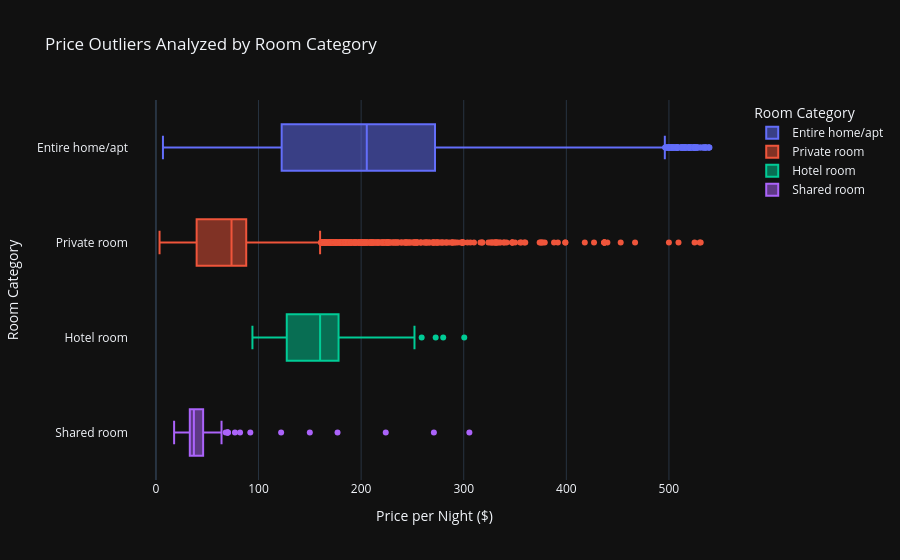

Here is the notebook cell this chart was saved with:
### Code cell
fig=px.box(
    df_base[df_base["price"]<540],
    x="price",
    y="room_type",
    color="room_type",
    title="Price Outliers Analyzed by Room Category",
    labels={"price": "Price per Night ($)","room_type":"Room Category"}
)
fig.update_layout(template="plotly_dark")
fig.show()

### Figure 1 — Plotly figure (JSON) as saved in the notebook; plotly's stock layout.template omitted (floating-point values rounded to 4 significant figures; data arrays with more than 128 entries replaced by an {"elided": "..."} marker saying what was removed)
{"data": [{"alignmentgroup": "True", "hovertemplate": "Room Category=%{y}<br>Price per Night ($)=%{x}<extra></extra>", "legendgroup": "Entire home/apt", "marker": {"color": "#636efa"}, "name": "Entire home/apt", "notched": false, "offsetgroup": "Entire home/apt", "orientation": "h", "showlegend": true, "type": "box", "x": {"elided": "10051 float values"}, "x0": " ", "xaxis": "x", "y": {"elided": "10051 str values"}, "y0": " ", "yaxis": "y"}, {"alignmentgroup": "True", "hovertemplate": "Room Category=%{y}<br>Price per Night ($)=%{x}<extra></extra>", "legendgroup": "Private room", "marker": {"color": "#EF553B"}, "name": "Private room", "notched": false, "offsetgroup": "Private room", "orientation": "h", "showlegend": true, "type": "box", "x": {"elided": "5262 float values"}, "x0": " ", "xaxis": "x", "y": {"elided": "5262 str values"}, "y0": " ", "yaxis": "y"}, {"alignmentgroup": "True", "hovertemplate": "Room Category=%{y}<br>Price per Night ($)=%{x}<extra></extra>", "legendgroup": "Hotel room", "marker": {"color": "#00cc96"}, "name": "Hotel room", "notched": false, "offsetgroup": "Hotel room", "orientation": "h", "showlegend": true, "type": "box", "x": [165.5, 160.0, 100.0, 204.0, 280.0, 112.0, 158.7, 109.0, 147.2, 139.5, 94.05, 174.0, 174.0, 163.0, 176.4, 156.6, 152.0, 179.0, 119.0, 115.2, 113.4, 129.6, 109.0, 109.0, 159.3, 159.3, 164.0, 164.0, 164.0, 109.0, 109.0, 109.0, 159.3, 159.3, 109.0, 171.5, 164.0, 159.3, 159.3, 177.0, 252.0, 183.0, 214.2, 192.0, 137.0, 201.6, 164.0, 188.0, 136.0, 139.0, 272.6, 175.0, 165.0, 300.5, 210.0, 127.0, 160.0, 205.0, 249.0, 259.0, 119.0, 128.0, 218.0, 176.0, 109.0, 97.0, 105.0, 138.4, 168.0, 185.0, 175.2, 213.6], "x0": " ", "xaxis": "x", "y": ["Hotel room", "Hotel room", "Hotel room", "Hotel room", "Hotel room", "Hotel room", "Hotel room", "Hotel room", "Hotel room", "Hotel room", "Hotel room", "Hotel room", "Hotel room", "Hotel room", "Hotel room", "Hotel room", "Hotel room", "Hotel room", "Hotel room", "Hotel room", "Hotel room", "Hotel room", "Hotel room", "Hotel room", "Hotel room", "Hotel room", "Hotel room", "Hotel room", "Hotel room", "Hotel room", "Hotel room", "Hotel room", "Hotel room", "Hotel room", "Hotel room", "Hotel room", "Hotel room", "Hotel room", "Hotel room", "Hotel room", "Hotel room", "Hotel room", "Hotel room", "Hotel room", "Hotel room", "Hotel room", "Hotel room", "Hotel room", "Hotel room", "Hotel room", "Hotel room", "Hotel room", "Hotel room", "Hotel room", "Hotel room", "Hotel room", "Hotel room", "Hotel room", "Hotel room", "Hotel room", "Hotel room", "Hotel room", "Hotel room", "Hotel room", "Hotel room", "Hotel room", "Hotel room", "Hotel room", "Hotel room", "Hotel room", "Hotel room", "Hotel room"], "y0": " ", "yaxis": "y"}, {"alignmentgroup": "True", "hovertemplate": "Room Category=%{y}<br>Price per Night ($)=%{x}<extra></extra>", "legendgroup": "Shared room", "marker": {"color": "#ab63fa"}, "name": "Shared room", "notched": false, "offsetgroup": "Shared room", "orientation": "h", "showlegend": true, "type": "box", "x": [38.0, 36.0, 52.0, 51.0, 34.0, 38.0, 70.0, 70.0, 37.0, 50.0, 37.0, 27.0, 33.0, 30.0, 36.0, 37.0, 50.0, 44.0, 30.0, 43.0, 37.0, 36.0, 37.0, 37.0, 36.0, 35.0, 39.0, 29.0, 29.0, 37.0, 32.0, 32.0, 38.0, 37.0, 52.0, 35.0, 38.0, 305.5, 37.96, 63.92, 44.0, 51.0, 44.0, 48.0, 41.0, 49.0, 61.0, 40.0, 37.0, 45.0, 30.0, 30.0, 30.0, 30.0, 41.0, 40.0, 47.0, 49.0, 27.0, 37.0, 41.0, 23.22, 27.44, 23.22, 27.44, 37.0, 37.0, 37.0, 37.0, 37.0, 23.28, 27.44, 28.0, 38.0, 37.0, 29.0, 30.0, 17.71, 35.5, 39.44, 27.97, 35.0, 37.5, 37.0, 42.0, 33.0, 31.0, 36.0, 39.0, 40.0, 19.0, 22.0, 150.0, 177.0, 122.0, 270.9, 224.0, 92.0, 42.0, 47.0, 42.0, 70.0, 52.8, 43.0, 68.0, 37.0, 35.0, 30.0, 77.0, 70.0, 33.0, 82.0], "x0": " ", "xaxis": "x", "y": ["Shared room", "Shared room", "Shared room", "Shared room", "Shared room", "Shared room", "Shared room", "Shared room", "Shared room", "Shared room", "Shared room", "Shared room", "Shared room", "Shared room", "Shared room", "Shared room", "Shared room", "Shared room", "Shared room", "Shared room", "Shared room", "Shared room", "Shared room", "Shared room", "Shared room", "Shared room", "Shared room", "Shared room", "Shared room", "Shared room", "Shared room", "Shared room", "Shared room", "Shared room", "Shared room", "Shared room", "Shared room", "Shared room", "Shared room", "Shared room", "Shared room", "Shared room", "Shared room", "Shared room", "Shared room", "Shared room", "Shared room", "Shared room", "Shared room", "Shared room", "Shared room", "Shared room", "Shared room", "Shared room", "Shared room", "Shared room", "Shared room", "Shared room", "Shared room", "Shared room", "Shared room", "Shared room", "Shared room", "Shared room", "Shared room", "Shared room", "Shared room", "Shared room", "Shared room", "Shared room", "Shared room", "Shared room", "Shared room", "Shared room", "Shared room", "Shared room", "Shared room", "Shared room", "Shared room", "Shared room", "Shared room", "Shared room", "Shared room", "Shared room", "Shared room", "Shared room", "Shared room", "Shared room", "Shared room", "Shared room", "Shared room", "Shared room", "Shared room", "Shared room", "Shared room", "Shared room", "Shared room", "Shared room", "Shared room", "Shared room", "Shared room", "Shared room", "Shared room", "Shared room", "Shared room", "Shared room", "Shared room", "Shared room", "Shared room", "Shared room", "Shared room", "Shared room"], "y0": " ", "yaxis": "y"}], "layout": {"boxmode": "overlay", "legend": {"title": {"text": "Room Category"}, "tracegroupgap": 0}, "title": {"text": "Price Outliers Analyzed by Room Category"}, "xaxis": {"anchor": "y", "domain": [0, 1], "title": {"text": "Price per Night ($)"}}, "yaxis": {"anchor": "x", "categoryarray": ["Shared room", "Hotel room", "Private room", "Entire home/apt"], "categoryorder": "array", "domain": [0, 1], "title": {"text": "Room Category"}}}}
